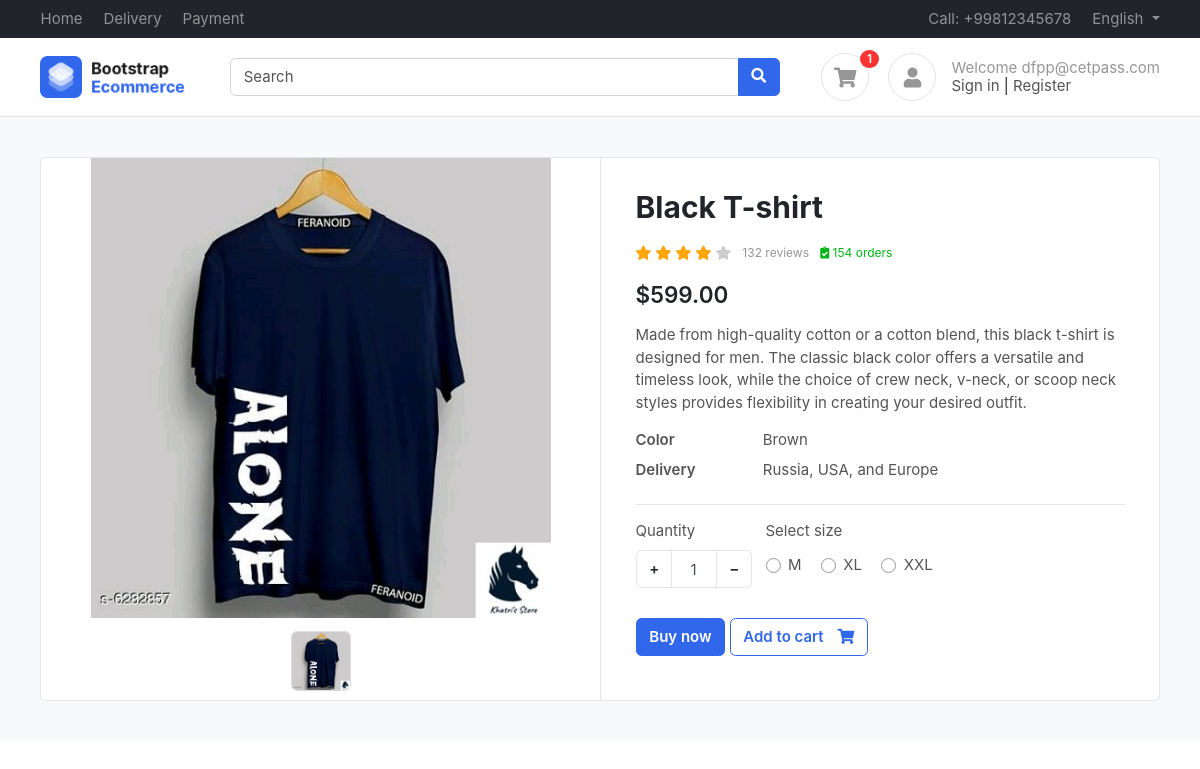
The page /products/black-t-shirt/ (signed in) on the database its author committed.
### accounts/models.py (models this page shows)
class Profile(BaseModel):
    user = models.OneToOneField(
        User, on_delete=models.CASCADE, related_name='profile')
    is_email_verified = models.BooleanField(default=False)
    email_token = models.CharField(max_length=200, null=True, blank=True)
    profile_image = models.ImageField(
        upload_to='profile', null=True, blank=True)
    def get_cart_count(self):
        return CartItems.objects.filter(cart__is_paid=False, cart__user=self.user).count()

### products/models.py (models this page shows, shortened)
class Product(BaseModel):
    product_name = models.CharField(max_length=200)
    category = models.ForeignKey(
        Category, on_delete=models.CASCADE, related_name='products')
    price = models.IntegerField()
    product_description = models.TextField()
    slug = models.SlugField(unique=True, null=True, blank=True)
    color_variant = models.ManyToManyField(ColorVariant, blank=True)
    size_variant = models.ManyToManyField(SizeVariant, blank=True)

class ProductImage(BaseModel):
    product = models.ForeignKey(
        Product, on_delete=models.CASCADE, related_name='product_images')
    image = models.ImageField(upload_to='product')

class SizeVariant(BaseModel):
    size_name = models.CharField(max_length=100, null=True, blank=True)
    price = models.IntegerField(default=0)

### products/views.py (the view)
# urls.py: path('<slug>/', get_products, name='get_product'),
def get_products(request, slug):
    try:
        product = Product.objects.get(slug=slug)
        context = {'product': product}
        if request.GET.get('size'):
            size = request.GET.get('size')
            price = product.get_product_price_by_size(size)
            context['updated_price'] = price
            context['selected_size'] = size
        return render(request, 'products/product.html', context)
    except Exception as e:
        print(e)

### templates/products/product.html (shortened to what this page needs)
{% extends 'base/base.html' %} {% block content %}
<section class="section-content padding-y bg">
	<div class="container">
		<div class="card">
			<div class="row no-gutters">
				<aside class="col-md-6">
					<article class="gallery-wrap">
						<div class="img-big-wrap">
							<div>
								<a href="#"><img src="/media/{{ product.product_images.first.image }}" /></a>
							</div>
						</div>
						<div class="thumbs-wrap">
							{% for image in product.product_images.all %}
							<a href="#" class="item-thumb">
								<img src="/media/{{ image.image }}" /></a>
							{% endfor %}
						</div>
					</article>
				</aside>
				<main class="col-md-6 border-left">
					<article class="content-body">
						<h2 class="title">{{ product.product_name }}</h2>
						<div class="rating-wrap my-3">
							<ul class="rating-stars">
								<li style="width: 80%" class="stars-active">
									<i class="fa fa-star"></i>
									<i class="fa fa-star"></i>
									<i class="fa fa-star"></i>
									<i class="fa fa-star"></i>
								</li>
								<li>
									<i class="fa fa-star"></i>
									<i class="fa fa-star"></i>
									<i class="fa fa-star"></i>
									<i class="fa fa-star"></i>
									<i class="fa fa-star"></i>
								</li>
							</ul>
							<small class="label-rating text-muted">132 reviews</small>
							<small class="label-rating text-success">
								<i class="fa fa-clipboard-check"></i> 154 orders
							</small>
						</div>
						<div class="mb-3">
							{% if updated_price %}
							<var class="price h4">${{ updated_price }}.00</var>
							{% else%}
							<var class="price h4">${{ product.price }}.00</var>
							{% endif %}
						</div>
						<p>{{ product.product_description }}</p>
						<dl class="row">
							<dt class="col-sm-3">Color</dt>
							<dd class="col-sm-9">Brown</dd>
							<dt class="col-sm-3">Delivery</dt>
							<dd class="col-sm-9">Russia, USA, and Europe</dd>
						</dl>
						<hr />
						<div class="form-row">
							<div class="form-group col-md flex-grow-0">
								<label>Quantity</label>
								<div class="input-group mb-3 input-spinner">
									<div class="input-group-prepend">
										<button class="btn btn-light" type="button" id="button-plus">
											+
										</button>
									</div>
									<input type="text" class="form-control" value="1" />
									<div class="input-group-append">
										<button class="btn btn-light" type="button" id="button-minus">
											−
										</button>
									</div>
								</div>
							</div>
							{% if product.size_variant.count %}
							<div class="form-group col-md">
								<label>Select size</label>
								<div class="mt-1">
									{% for size in product.size_variant.all %}
									<label class="custom-control custom-radio custom-control-inline">
										<div class="custom-control-label">
											{{ size.size_name }}
										</div>
									</label>
									{% endfor %}
								</div>
							</div>
							{% endif %}
						</div>
						<a href="#" class="btn btn-primary"> Buy now </a>
						<a href="{% url 'add_to_cart' product.uid %}?variant={{ selected_size }}"
							class="btn btn-outline-primary">
							<span class="text">Add to cart</span>
							<i class="fas fa-shopping-cart"></i>
						</a>
					</article>
				</main>
			</div>
		</div>
	</div>
</section>
{% endblock %}

### templates/base/base.html (shortened to what this page needs)
{% load static %}
<!DOCTYPE html>
<html lang="en">
<head>
	<link href="/media/css/bootstrap.css" rel="stylesheet" type="text/css" />
	<link href="/media/fonts/fontawesome/css/all.min.css" type="text/css" rel="stylesheet" />
	<link href="/media/css/ui.css" rel="stylesheet" type="text/css" />
	<link href="/media/css/responsive.css" rel="stylesheet" />
</head>
<body>
	<header class="section-header">
		<nav class="navbar navbar-dark navbar-expand p-0 bg-dark">
			<div class="container">
				<ul class="navbar-nav d-none d-md-flex mr-auto">
					<li class="nav-item">
						<a class="nav-link" href="{% url 'home_page' %}">Home</a>
					</li>
					<li class="nav-item">
						<a class="nav-link" href="#">Delivery</a>
					</li>
					<li class="nav-item">
						<a class="nav-link" href="#">Payment</a>
					</li>
				</ul>
				<ul class="navbar-nav">
					<li class="nav-item">
						<a href="#" class="nav-link">
							Call: +99812345678
						</a>
					</li>
					<li class="nav-item dropdown">
						<a href="#" class="nav-link dropdown-toggle" data-toggle="dropdown">
							English
						</a>
					</li>
				</ul>
			</div>
		</nav>
		<section class="header-main border-bottom">
			<div class="container">
				<div class="row align-items-center">
					<div class="col-lg-2 col-4">
						<div class="brand-wrap">
							<img class="logo" src="/media/images/logo.png" />
						</div>
					</div>
					<div class="col-lg-6 col-sm-12">
						<form action="#" class="search">
							<div class="input-group w-100">
								<input type="text" class="form-control" placeholder="Search" />
								<div class="input-group-append">
									<button class="btn btn-primary" type="submit">
										<i class="fa fa-search"></i>
									</button>
								</div>
							</div>
						</form>
					</div>
					<div class="col-lg-4 col-sm-6 col-8">
						<div class="widgets-wrap float-md-right">
							<div class="widget-header mr-3">
								<a href="{% url 'cart_page' %}" class="icon icon-sm rounded-circle border"><i
										class="fa fa-shopping-cart"></i></a>
								<span
									class="badge badge-pill badge-danger notify">{{ request.user.profile.get_cart_count }}</span>
							</div>
							<div class="widget-header icontext">
								<a class="icon icon-sm rounded-circle border"><i class="fa fa-user"></i></a>
								<div class="text">
									{% if request.user %}
									<span class="text-muted">Welcome {{ request.user}}</span>
									{% endif %}
									<div>
										<a href="{% url 'login' %}">Sign in</a>
										|
										<a href="{% url 'register' %}">
											Register</a>
									</div>
								</div>
							</div>
						</div>
					</div>
				</div>
			</div>
		</section>
	</header>
	{% block content %} {% endblock content %}
</body>
</html>

### public/static/css/ui.css (style rules this page uses)
html { font-family: 'Inter', sans-serif; font-size: 15px; }
.content-body { flex: 1 1 auto; padding: 2rem 2.3rem; }
.icon-xs, .icon-sm, .icon-md, .icon-lg { display: inline-block; text-align: center; flex-shrink: 0; flex-grow: 0; }
.icon-sm { width: 48px; height: 48px; line-height: 48px; font-size: 20px; }
.padding-y { padding-top: 40px; padding-bottom: 40px; }
var { font-style: normal; }
article:after, .form-group:after { display: block; clear: both; content: ""; }
.bg { background-color: #f8f9fa; }
.card .title { color: #212529; }
.header-main { position: relative; padding-top: 1rem; padding-bottom: 1rem; }
.brand-wrap .logo, .navbar-brand .logo { margin-right: 7px; max-height: 42px; display: inline-block; }
.widget-header { display: inline-block; vertical-align: middle; position: relative; }
.widget-header a { color: #545454; }
.widget-header i { color: #969696; }
.widget-header .notify { position: absolute; top: -3px; right: -10px; }
.btn-light { background-color: #fff; border-color: #e4e4e4; }
.btn .text + i { margin-left: 10px; }
dl[class="row"] { margin-bottom: 0; }
.icontext { display: inline-flex; align-items: center; vertical-align: middle; }
.icontext .text { width: 100%; line-height: 1.2; color: #212529; }
.icontext .icon { position: relative; margin-right: 15px; flex-shrink: 0; flex-grow: 0; }
.notify { position: absolute; top: -4px; right: -10px; display: inline-block; padding: .25em .6em; font-size: 12px; line-height: 1; text-align: center; border-radius: 3rem; color: #fff; background-color: #fa3434; }
.price { font-weight: 600; color: #212529; }
.label-rating { margin-left: 7px; display: inline-block; vertical-align: middle; }
.rating-stars { display: inline-block; vertical-align: middle; list-style: none; margin: 0; padding: 0; position: relative; white-space: nowrap; clear: both; }
.rating-stars i { font-size: 14px; color: #ccc; display: inline; }
.rating-stars li { display: block; text-overflow: clip; white-space: nowrap; z-index: 1; }
.rating-stars li.stars-active { z-index: 2; position: absolute; top: 0; left: 0; overflow: hidden; }
.rating-stars li.stars-active i { color: orange; }
.input-spinner { width: 120px; flex-wrap: nowrap; display: inline-flex; }
.input-spinner input.form-control { text-align: center; max-width: 46px; flex-basis: 46px; border-color: #e4e4e4; flex-grow: 0; }
.input-spinner .btn { width: 36px; text-align: center; }
.gallery-wrap .img-big-wrap { margin-bottom: 10px; border-radius: 0.37rem; overflow: hidden; background-color: #fff; }
.gallery-wrap .img-big-wrap a { text-align: center; display: block; }
.gallery-wrap .img-big-wrap img { height: 460px; width: auto; display: inline-block; cursor: zoom-in; }
.gallery-wrap .thumbs-wrap { text-align: center; }
.gallery-wrap .thumbs-wrap .item-thumb { width: 60px; height: 60px; border: 1px solid #ddd; border-radius: 6px; margin: 3px; display: inline-block; overflow: hidden; }
.gallery-wrap .thumbs-wrap img { max-width: 100%; max-height: 100%; object-fit: cover; border-radius: 4px; cursor: zoom-in; }

### rows shown on the page
Product: product_images.first.image (picture), product_name "Black T-shirt", price "599", product_description "Made from high-quality cotton or a cotton blend, this black t-shirt is designed for men. The classic black color offers a versatile and timeless look, while the choice of crew neck, v-neck, or scoop neck styles provides flexibility in creating your desired outfit."
ProductImage: image (picture)
SizeVariant: size_name "M"
SizeVariant: size_name "XL"
SizeVariant: size_name "XXL"

### other values the page prints
{{ request.user.profile.get_cart_count }} "1"
{{ request.user }} "dfpp@cetpass.com"
